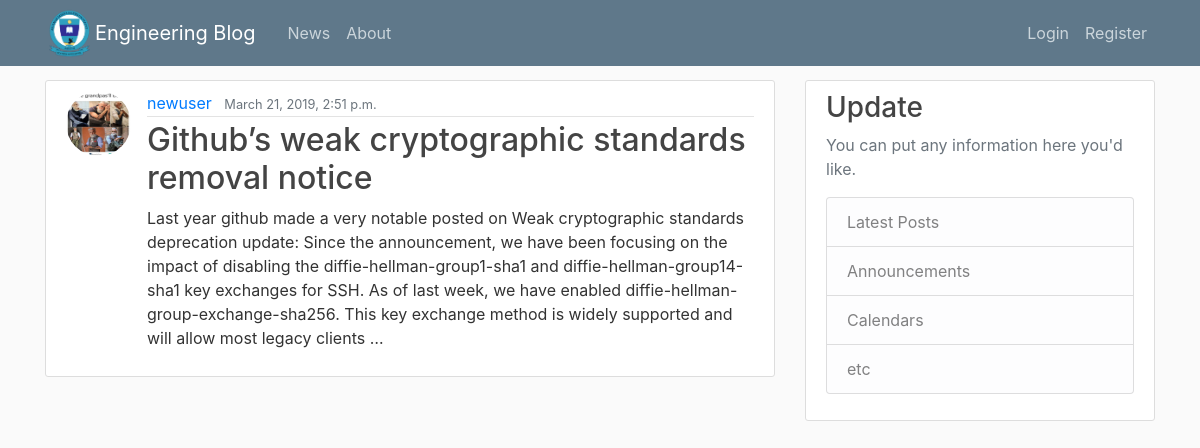
The page /post/13/ on the database its author committed.
### pages/models.py (models this page shows, shortened)
class Post(models.Model):
    tittle = models.CharField(max_length=100)
    content = models.TextField()
    date_posted = models.DateTimeField(auto_now_add=True)
    author = models.ForeignKey(User, on_delete=models.CASCADE)

### users/models.py (models this page shows)
class Profile(models.Model):
    user =  models.OneToOneField(User, on_delete = models.CASCADE)
    image = models.ImageField(default='default.jpg', upload_to = 'profile_pics')

### pages/views.py (the view)
# urls.py: path('post/<int:pk>/', PostDetailView.as_view(), name="post-detail"),
class PostDetailView(DetailView):
     model = Post

### pages/Templates/pages/post_detail.html (shortened to what this page needs)
{% extends "base.html"%}
{% block content %}
           <article class="media content-section">
             <img class="rounded-circle article-img" src="{{object.author.profile.image.url}}">
               <div class="media-body">
                 <div class="article-metadata">
                   <a class="mr-2" href="{% url 'user-posts' object.author.username %}">{{ object.author }}</a>
                   <small class="text-muted">{{ object.date_posted }}</small>
                  </div>
                 <h2 class="article-title" >{{ object.tittle }}</h2>
                <p class="article-content">{{ object.content }}</p>
               </div>
           </article>
{% endblock content %}

### pages/Templates/base.html (style rules this page uses)
body { background: #fafafa; color: #333333; margin-top: 5rem; }
h1, h2, h3, h4, h5, h6 { color: #444444; }
.content-section { background: #ffffff; padding: 10px 20px; border: 1px solid #dddddd; border-radius: 3px; margin-bottom: 20px; }
.article-title { color: #444444; }
.article-content { white-space: pre-line; }
.article-img { height: 65px; width: 65px; margin-right: 16px; }
.article-metadata { padding-bottom: 1px; margin-bottom: 4px; border-bottom: 1px solid #e3e3e3 }

### rows shown on the page
Post: author.profile.image (picture), author "newuser", date_posted "March 21, 2019, 2:51 p.m.", tittle "Github’s weak cryptographic standards removal notice", content "Last year github made a very notable posted on Weak cryptographic standards deprecation update: Since the announcement, we have been focusing on the impact of disabling the diffie-hellman-group1-sha1 and diffie-hellman-group14-sha1 key exchanges for SSH. As of last week, we have enabled diffie-hellman-group-exchange-sha256. This key exchange method is widely supported and will allow most legacy clients …"
